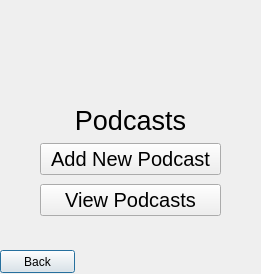
<?xml version="1.0" encoding="UTF-8"?>
<ui version="4.0">
 <class>Music_Podcasts_Main</class>
 <widget class="QDialog" name="Music_Podcasts_Main">
  <property name="geometry">
   <rect>
    <x>0</x>
    <y>0</y>
    <width>261</width>
    <height>274</height>
   </rect>
  </property>
  <property name="windowTitle">
   <string>Podcasts Menu</string>
  </property>
  <widget class="QPushButton" name="Podcasts_BackButton">
   <property name="geometry">
    <rect>
     <x>0</x>
     <y>250</y>
     <width>75</width>
     <height>23</height>
    </rect>
   </property>
   <property name="text">
    <string>Back</string>
   </property>
  </widget>
  <widget class="QLabel" name="PodcastMenu_Logo">
   <property name="geometry">
    <rect>
     <x>100</x>
     <y>20</y>
     <width>71</width>
     <height>71</height>
    </rect>
   </property>
   <property name="text">
    <string/>
   </property>
  </widget>
  <widget class="QLabel" name="Albums_MainMenuText_2">
   <property name="geometry">
    <rect>
     <x>0</x>
     <y>110</y>
     <width>261</width>
     <height>20</height>
    </rect>
   </property>
   <property name="font">
    <font>
     <pointsize>20</pointsize>
    </font>
   </property>
   <property name="text">
    <string>Podcasts</string>
   </property>
   <property name="alignment">
    <set>Qt::AlignCenter</set>
   </property>
  </widget>
  <widget class="QWidget" name="verticalLayoutWidget">
   <property name="geometry">
    <rect>
     <x>40</x>
     <y>140</y>
     <width>181</width>
     <height>80</height>
    </rect>
   </property>
   <layout class="QVBoxLayout" name="verticalLayout">
    <item>
     <widget class="QPushButton" name="PodcastMenu_AddPodcastButton">
      <property name="font">
       <font>
        <pointsize>15</pointsize>
       </font>
      </property>
      <property name="text">
       <string>Add New Podcast</string>
      </property>
     </widget>
    </item>
    <item>
     <widget class="QPushButton" name="PodcastMenu_ViewPodcastsButton">
      <property name="font">
       <font>
        <pointsize>15</pointsize>
       </font>
      </property>
      <property name="text">
       <string>View Podcasts</string>
      </property>
     </widget>
    </item>
   </layout>
  </widget>
 </widget>
 <resources/>
 <connections>
  <connection>
   <sender>PodcastMenu_AddPodcastButton</sender>
   <signal>clicked()</signal>
   <receiver>Music_Podcasts_Main</receiver>
   <slot>AddPodcastButton()</slot>
   <hints>
    <hint type="sourcelabel">
     <x>164</x>
     <y>153</y>
    </hint>
    <hint type="destinationlabel">
     <x>165</x>
     <y>273</y>
    </hint>
   </hints>
  </connection>
  <connection>
   <sender>Podcasts_BackButton</sender>
   <signal>clicked()</signal>
   <receiver>Music_Podcasts_Main</receiver>
   <slot>BackButton()</slot>
   <hints>
    <hint type="sourcelabel">
     <x>61</x>
     <y>272</y>
    </hint>
    <hint type="destinationlabel">
     <x>77</x>
     <y>273</y>
    </hint>
   </hints>
  </connection>
  <connection>
   <sender>PodcastMenu_ViewPodcastsButton</sender>
   <signal>clicked()</signal>
   <receiver>Music_Podcasts_Main</receiver>
   <slot>ViewPodcastsButton()</slot>
   <hints>
    <hint type="sourcelabel">
     <x>198</x>
     <y>195</y>
    </hint>
    <hint type="destinationlabel">
     <x>223</x>
     <y>273</y>
    </hint>
   </hints>
  </connection>
 </connections>
 <slots>
  <slot>AddPodcastButton()</slot>
  <slot>BackButton()</slot>
  <slot>ViewPodcastsButton()</slot>
 </slots>
</ui>
